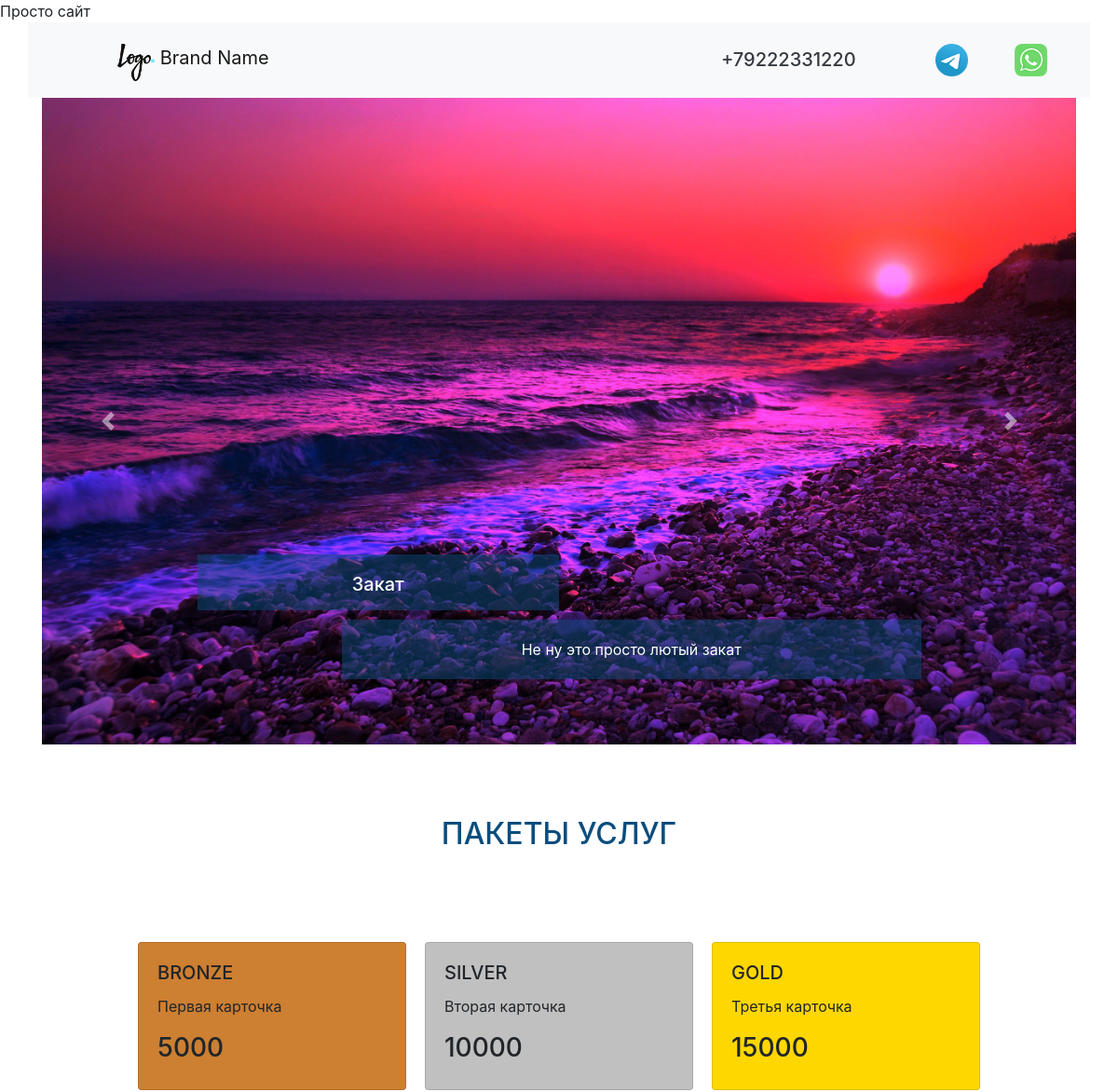
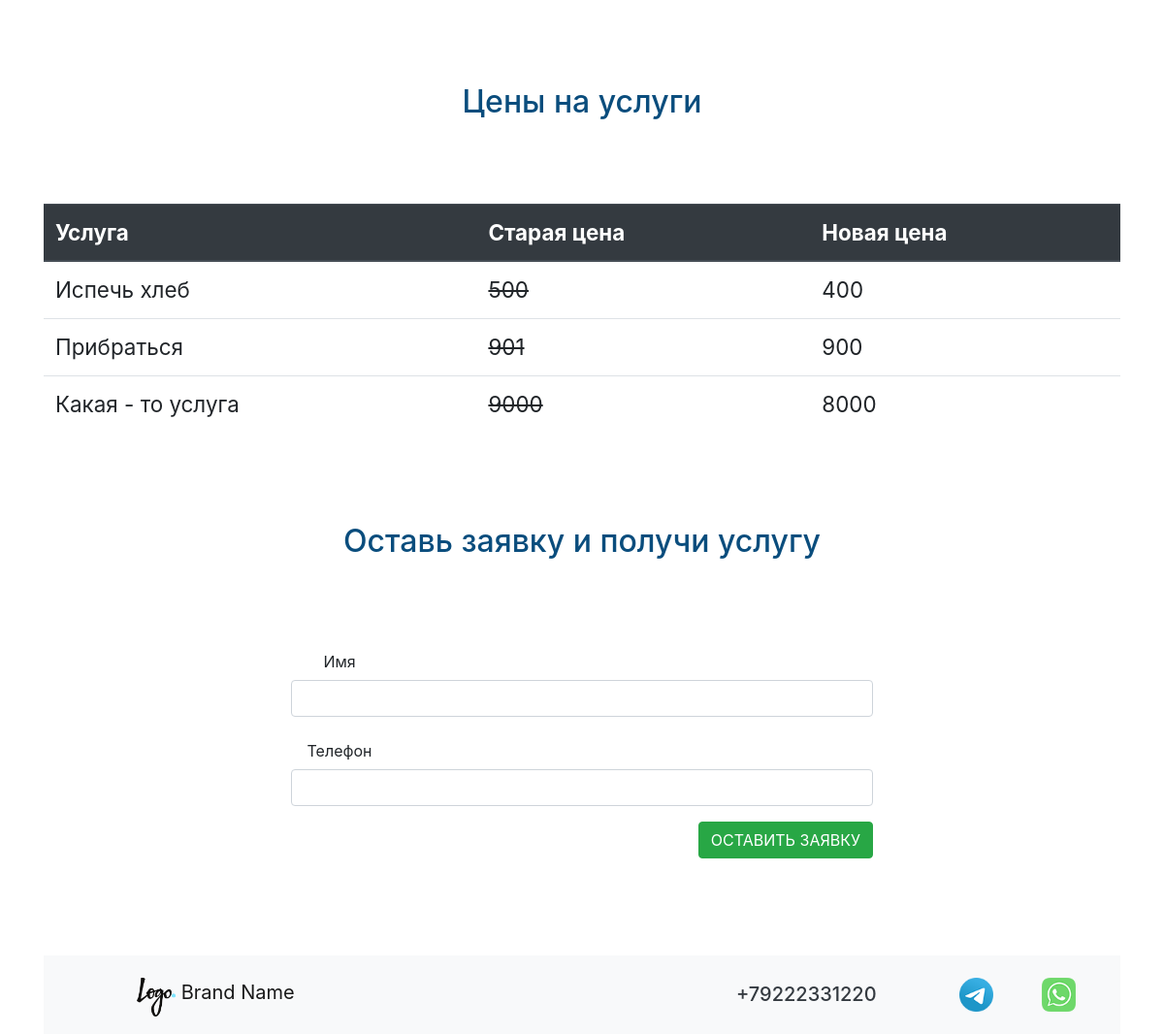
The page / on the database its author committed (2 pictures, top to bottom).
### cms/models.py (models this page shows, shortened)
class Carusel(models.Model):
    carusel_img = models.ImageField(upload_to='sliderimg/', verbose_name='Картинка слайда')
    carusel_text = models.CharField(max_length=250, verbose_name='Текст слайда')
    carusel_title = models.CharField(max_length=250, verbose_name='Заголовок слайда')
    carusel_css = models.CharField(max_length=250, null=True, default='-', verbose_name='CSS класс')
    class Meta:
        verbose_name = 'Слайд'
        verbose_name_plural = 'Слайды'

### price/models.py (models this page shows, shortened)
class PriceCard(models.Model):
    pc_value = models.CharField(max_length=15, verbose_name='Цена')
    pc_text = models.CharField(max_length=150, verbose_name='Описание')
    class Meta:
        verbose_name = 'Цены'
        verbose_name_plural = 'Цены'

class PriceTable(models.Model):
    pt_title = models.CharField(max_length=200, verbose_name='Услуга')
    pt_old_price = models.CharField(max_length=200, verbose_name='Старая цена')
    pt_new_price = models.CharField(max_length=200, verbose_name='Новая цена')
    class Meta:
        verbose_name = 'Услуга'
        verbose_name_plural = 'Услуги'

### crm/views.py (the view)
# urls.py: path('', views.home_page, name='home'),
def home_page(request):
    slider_list = Carusel.objects.all()
    cart_1 = PriceCard.objects.get(pk=1)
    cart_2 = PriceCard.objects.get(pk=2)
    cart_3 = PriceCard.objects.get(pk=3)
    price_table = PriceTable.objects.all()
    form = OrderForm()
    return render(request, 'index.html', {'slides': slider_list,
                                          'cart_1': cart_1,
                                          'cart_2': cart_2,
                                          'cart_3': cart_3,
                                          'price_table': price_table,
                                          'form': form
                                          })

### crm/forms.py
class OrderForm(forms.Form):
    name = forms.CharField(max_length=100, widget= forms.TextInput(attrs= {'class': 'form-control'}))
    phone = forms.CharField(max_length=100, widget=forms.TextInput(attrs={'class': 'form-control'}))

### templates/index.html (shortened to what this page needs)
{% extends 'base.html' %}
{% load static %}
{% block index %}
{% include 'carusel.html' %}
{% include 'price.html' %}
  	<section>
  		<div class="container class_form">
  			<h1 class="text-3">Оставь заявку и получи услугу</h1>
  			<div class="row justify-content-center">
  			<form action="{% url 'thanks_page' %}", method="POST", style="width: 50%;">
			  <div class="form-group row">
			    <label class="col-sm-2 col-form-label">Имя</label><br>
			      {{ form.name }}
			  </div>
			  <div class="form-group row">
			    <label class="col-sm-2 col-form-label">Телефон</label><br>
			      {{ form.phone }}
			  </div>
			  <div style="float: right;" class="form-group row">
			      <button type="submit" class="btn btn-success">ОСТАВИТЬ ЗАЯВКУ</button>
			  </div>
			</form>
			</div>
  		</div>
  	</section>
{% endblock %}

### templates/base.html (shortened to what this page needs)
{% load static %}
<!doctype html>
<html lang="ru">
  <head>
    <link rel="stylesheet" href="https://cdn.jsdelivr.net/npm/bootstrap@4.5.3/dist/css/bootstrap.min.css">
    <link rel="stylesheet" href="{% static 'external.css' %}"
    <title>{% block title %} Просто сайт {% endblock %}</title>
  </head>
  <body>
	<nav class="navbar navbar-light bg-light container">
	  <a class="navbar-brand logo-top" href="{% url 'home' %}">
	    <img src=" {% static '/img/Logo.png' %}" width="40" height="40" class="d-inline-block align-top" alt="" loading="lazy">
	    Brand Name
	  </a>
	  <div class="contact-top">
                <a class="whatsapp-number" href="https://web.whatsapp.com/"></a>
                <a class="telegram-number" href="https://t.me/"></a>
              <a class="phone-number text-dark" href="tel:+79222331220">
              	<h5>+79222331220</h5></a>
      </div>
	</nav>
{% block index %}
{% endblock %}
  <footer>
  		<div class="container">
  			<nav class="navbar navbar-light bg-light container">
			    <a class="navbar-brand logo-top" href="{% url 'home' %}">
			    	<img src="{% static '/img/Logo.png' %}" width="40" height="40" class="d-inline-block align-top" alt="" loading="lazy">
			    	Brand Name
			    </a>
	  			<div class="contact-top">
	                <a class="whatsapp-number" href="https://web.whatsapp.com/"></a>
	                <a class="telegram-number" href="https://t.me/"></a>
	              	<a class="phone-number text-dark" href="tel:+79222331220">
	              	<h5>+79222331220</h5></a>
      			</div>
			</nav>
  		</div>
  	    </footer>
  </body>
</html>

### templates/carusel.html (shortened to what this page needs)
{% load static %}
<section>
  		<div id="carouselExampleCaptions" class="carousel slide container" data-ride="carousel">
		  <div class="carousel-inner">
			  {% for slide in slides %}
		    <div class="carousel-item {{ slide.carusel_css }}">
		      <img src="{{ slide.carusel_img.url }}" max-height ="700px" class="d-block w-100"  alt="...">
		      <div class="carousel-caption d-none d-md-block">
		        <h5 class="slaider_h">{{ slide.carusel_title }}</h5>
		        <p class="slaider_p">{{ slide.carusel_text}}</p>
		      </div>
		    </div>
			  {% endfor %}
		  </div>
		  <a class="carousel-control-prev" href="#carouselExampleCaptions" role="button" data-slide="prev">
		    <span class="carousel-control-prev-icon" aria-hidden="true"></span>
		  </a>
		  <a class="carousel-control-next" href="#carouselExampleCaptions" role="button" data-slide="next">
		    <span class="carousel-control-next-icon" aria-hidden="true"></span>
		  </a>
		</div>
  	</section>

### templates/price.html
<section>
  		<div class="container">
  			<h1 class="text-3">ПАКЕТЫ УСЛУГ</h1>
  			<div class="row justify-content-center">
  				<div class="card product_card" style="width: 18rem; background-color: #cd7f32;">
				  <div class="card-body">
				    <h5 class="card-title">BRONZE</h5>
				    <p class="card-text">{{ cart_1.pc_text }}</p>
				    <h3>{{ cart_1.pc_value}}</h3>
				  </div>
				</div>
				<div class="card product_card" style="width: 18rem; background-color: #c0c0c0;">
				  <div class="card-body">
				    <h5 class="card-title">SILVER</h5>
				    <p class="card-text">{{ cart_2.pc_text }}</p>
				    <h3>{{ cart_2.pc_value}}</h3>
				  </div>
				</div>
				<div class="card product_card" style="width: 18rem; background-color: #ffd700;">
				  <div class="card-body">
				    <h5 class="card-title">GOLD</h5>
				    <p class="card-text">{{ cart_3.pc_text }}</p>
				    <h3>{{ cart_3.pc_value}}</h3>
				  </div>
				</div>
  			</div>
  		</div>
  	</section>
<section>
  		<div class="container">
  			<h1 class="text-3">Цены на услуги</h1>
  			<table class="table table_one">
			  <thead class="thead-dark">
			    <tr>
			      <th scope="col">Услуга</th>
			      <th scope="col">Старая цена</th>
			      <th scope="col">Новая цена</th>
			    </tr>
			  </thead>
			  <tbody>
			  {% for usluga in price_table %}
			    <tr>
			      <td> {{ usluga.pt_title }}</td>
			      <td><del>{{ usluga.pt_old_price }}</del></td>
			      <td>{{ usluga.pt_new_price }}</td>
			    </tr>
			    {% endfor %}
			  </tbody>
			</table>
  		</div>
  	</section>

### WebTrain/static/external.css (style rules this page uses)
.logo-top { width: 100px; height: 40px; float: left; margin: 0px 0px 5px 80px; }
.phone-number { width: 200px; height: 40px; float: right; margin: 20px 10px 5px 20px; }
.whatsapp-number { width: 35px; height: 35px; float: right; margin: 15px 30px 5px 20px; background: url(./img/wa-image-color.png) no-repeat center top / cover; transition: 0.5s ease-in-out; }
.telegram-number { width: 35px; height: 35px; float: right; margin: 15px 30px 5px 20px; background: url(./img/tg-image-color.png) no-repeat center top / cover; transition: 0.5s ease-in-out; }
.slaider_h { height: 60px; width: 50%; margin: 30px 0px 10px 0px; padding-top: 20px; background-color: rgba(10, 77, 125, 0.5); text-align: center; }
.slaider_p { height: 100%; width: 80%; float: right; margin: 0px 0px 30px 0px; padding-top: 20px; padding-bottom: 20px; background-color: rgba(10, 77, 125, 0.5); text-align: center; }
.text-3 { color: rgb(10, 77, 125); font-size: 2em; text-align: center; padding-top: 7%; padding-bottom: 7%; }
.product_card { margin: 10px; }
.table_one { font-size: 1.4em; }
.class_form { text-align: center; padding-bottom: 7%; }

### rows shown on the page
Carusel: carusel_img (picture), carusel_title "Закат", carusel_text "Не ну это просто лютый закат"
PriceCard: pc_text "Первая карточка", pc_value "5000"
PriceCard: pc_text "Вторая карточка", pc_value "10000"
PriceCard: pc_text "Третья карточка", pc_value "15000"
PriceTable: pt_title "Испечь хлеб", pt_old_price "500", pt_new_price "400"
PriceTable: pt_title "Прибраться", pt_old_price "901", pt_new_price "900"
PriceTable: pt_title "Какая - то услуга", pt_old_price "9000", pt_new_price "8000"
